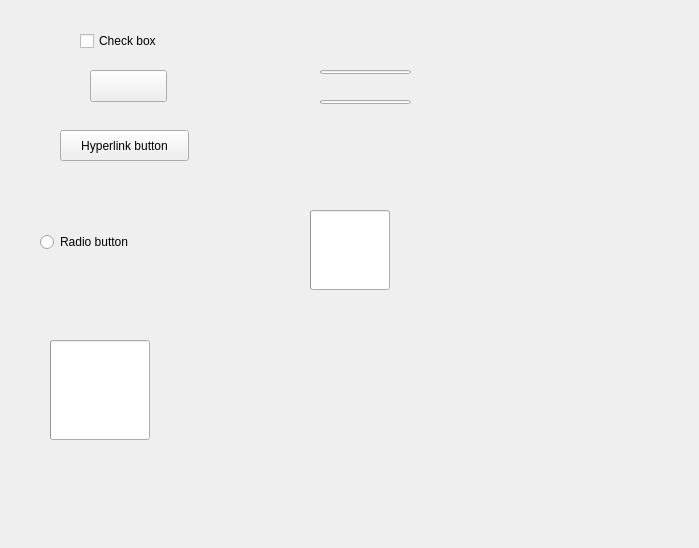
<?xml version="1.0" encoding="UTF-8"?>
<ui version="4.0">
 <class>Form</class>
 <widget class="QWidget" name="Form">
  <property name="geometry">
   <rect>
    <x>0</x>
    <y>0</y>
    <width>699</width>
    <height>548</height>
   </rect>
  </property>
  <property name="windowTitle">
   <string>Form</string>
  </property>
  <widget class="CheckBox" name="CheckBox">
   <property name="geometry">
    <rect>
     <x>80</x>
     <y>30</y>
     <width>93</width>
     <height>22</height>
    </rect>
   </property>
   <property name="text">
    <string>Check box</string>
   </property>
  </widget>
  <widget class="ComboBox" name="ComboBox">
   <property name="geometry">
    <rect>
     <x>90</x>
     <y>70</y>
     <width>77</width>
     <height>32</height>
    </rect>
   </property>
  </widget>
  <widget class="HyperlinkButton" name="HyperlinkButton">
   <property name="geometry">
    <rect>
     <x>60</x>
     <y>130</y>
     <width>129</width>
     <height>31</height>
    </rect>
   </property>
   <property name="text">
    <string>Hyperlink button</string>
   </property>
  </widget>
  <widget class="SwitchButton" name="SwitchButton">
   <property name="geometry">
    <rect>
     <x>50</x>
     <y>190</y>
     <width>76</width>
     <height>22</height>
    </rect>
   </property>
  </widget>
  <widget class="RadioButton" name="RadioButton">
   <property name="geometry">
    <rect>
     <x>40</x>
     <y>230</y>
     <width>113</width>
     <height>24</height>
    </rect>
   </property>
   <property name="text">
    <string>Radio button</string>
   </property>
  </widget>
  <widget class="ProgressRing" name="ProgressRing">
   <property name="geometry">
    <rect>
     <x>50</x>
     <y>340</y>
     <width>100</width>
     <height>100</height>
    </rect>
   </property>
  </widget>
  <widget class="ProgressBar" name="ProgressBar">
   <property name="geometry">
    <rect>
     <x>320</x>
     <y>70</y>
     <width>91</width>
     <height>4</height>
    </rect>
   </property>
  </widget>
  <widget class="IndeterminateProgressBar" name="IndeterminateProgressBar">
   <property name="geometry">
    <rect>
     <x>320</x>
     <y>100</y>
     <width>91</width>
     <height>4</height>
    </rect>
   </property>
  </widget>
  <widget class="IndeterminateProgressRing" name="IndeterminateProgressRing">
   <property name="geometry">
    <rect>
     <x>310</x>
     <y>210</y>
     <width>80</width>
     <height>80</height>
    </rect>
   </property>
  </widget>
  <widget class="StateToolTip" name="StateToolTip">
   <property name="geometry">
    <rect>
     <x>310</x>
     <y>380</y>
     <width>256</width>
     <height>51</height>
    </rect>
   </property>
  </widget>
  <widget class="InfoBadge" name="InfoBadge">
   <property name="geometry">
    <rect>
     <x>270</x>
     <y>480</y>
     <width>23</width>
     <height>17</height>
    </rect>
   </property>
  </widget>
  <widget class="DotInfoBadge" name="DotInfoBadge">
   <property name="geometry">
    <rect>
     <x>350</x>
     <y>490</y>
     <width>4</width>
     <height>4</height>
    </rect>
   </property>
  </widget>
  <widget class="IconInfoBadge" name="IconInfoBadge">
   <property name="geometry">
    <rect>
     <x>420</x>
     <y>480</y>
     <width>16</width>
     <height>16</height>
    </rect>
   </property>
  </widget>
  <widget class="InfoBar" name="InfoBar">
   <property name="geometry">
    <rect>
     <x>70</x>
     <y>430</y>
     <width>489</width>
     <height>50</height>
    </rect>
   </property>
  </widget>
 </widget>
 <customwidgets>
  <customwidget>
   <class>CheckBox</class>
   <extends>QCheckBox</extends>
   <header>qfluentwidgets</header>
  </customwidget>
  <customwidget>
   <class>ComboBox</class>
   <extends>QPushButton</extends>
   <header>qfluentwidgets</header>
  </customwidget>
  <customwidget>
   <class>HyperlinkButton</class>
   <extends>PushButton</extends>
   <header>qfluentwidgets</header>
  </customwidget>
  <customwidget>
   <class>PushButton</class>
   <extends>QPushButton</extends>
   <header>qfluentwidgets</header>
  </customwidget>
  <customwidget>
   <class>SwitchButton</class>
   <extends>QWidget</extends>
   <header>qfluentwidgets</header>
  </customwidget>
  <customwidget>
   <class>RadioButton</class>
   <extends>QRadioButton</extends>
   <header>qfluentwidgets</header>
  </customwidget>
  <customwidget>
   <class>InfoBar</class>
   <extends>QFrame</extends>
   <header>qfluentwidgets</header>
  </customwidget>
  <customwidget>
   <class>ProgressBar</class>
   <extends>QProgressBar</extends>
   <header>qfluentwidgets</header>
  </customwidget>
  <customwidget>
   <class>IndeterminateProgressBar</class>
   <extends>QProgressBar</extends>
   <header>qfluentwidgets</header>
  </customwidget>
  <customwidget>
   <class>ProgressRing</class>
   <extends>ProgressBar</extends>
   <header>qfluentwidgets</header>
  </customwidget>
  <customwidget>
   <class>IndeterminateProgressRing</class>
   <extends>QProgressBar</extends>
   <header>qfluentwidgets</header>
  </customwidget>
  <customwidget>
   <class>StateToolTip</class>
   <extends>QWidget</extends>
   <header>qfluentwidgets</header>
  </customwidget>
  <customwidget>
   <class>InfoBadge</class>
   <extends>QLabel</extends>
   <header>qfluentwidgets</header>
  </customwidget>
  <customwidget>
   <class>DotInfoBadge</class>
   <extends>InfoBadge</extends>
   <header>qfluentwidgets</header>
  </customwidget>
  <customwidget>
   <class>IconInfoBadge</class>
   <extends>InfoBadge</extends>
   <header>qfluentwidgets</header>
  </customwidget>
 </customwidgets>
 <resources/>
 <connections/>
</ui>
